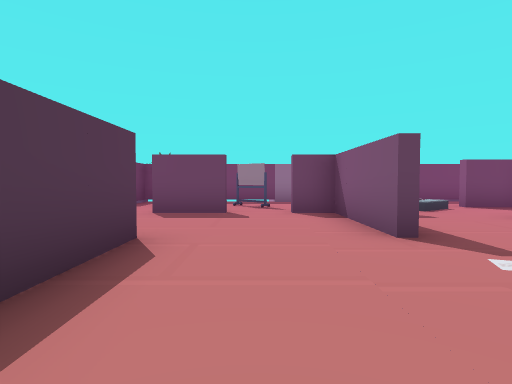
[1] (above)

20 first-person views from a walk through a Unity game level. The camera is 1.3 m above the floor, tilts 2° down and sees 80° across. Doors are open. The floor is counted in squares, 2 m on a side. Each view is taken from the middle of a square. On the plan, view 1 faces up. The plan holds only what a view shows up to about 10 squares ahead; the rest is blank. The place goes on beyond the plan. The player is left out. Some surface patterns are stand-ins.

[2]
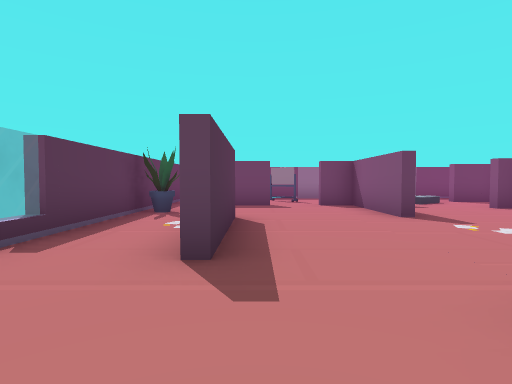

[3]
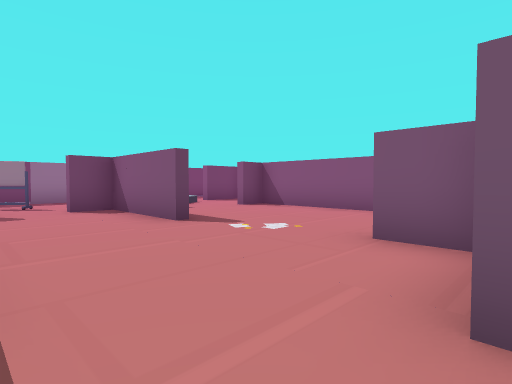

[4]
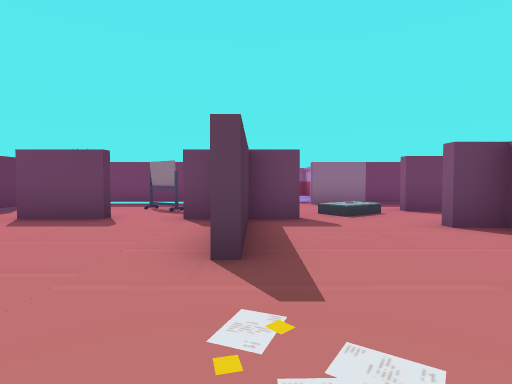

[5]
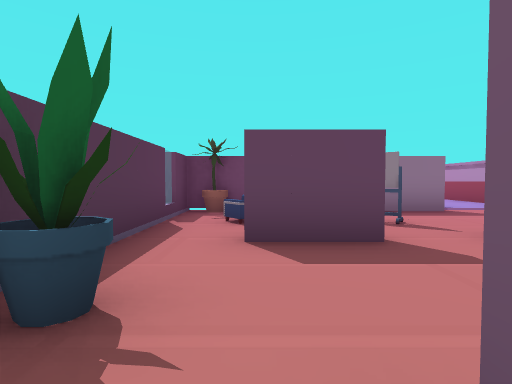

[6]
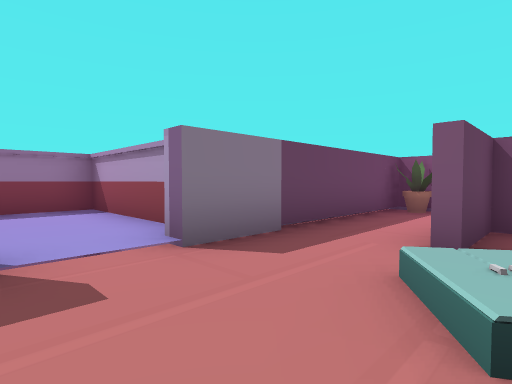

[7]
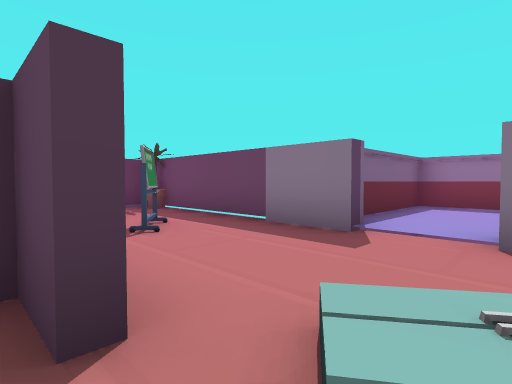

[8]
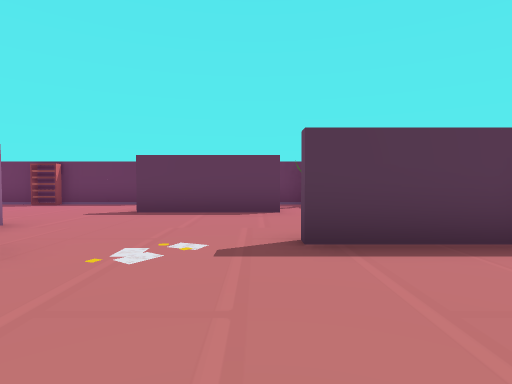

[9]
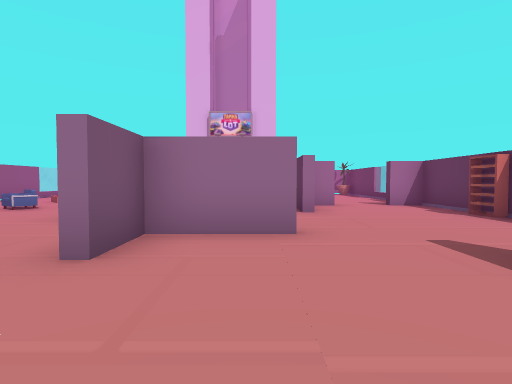

[10]
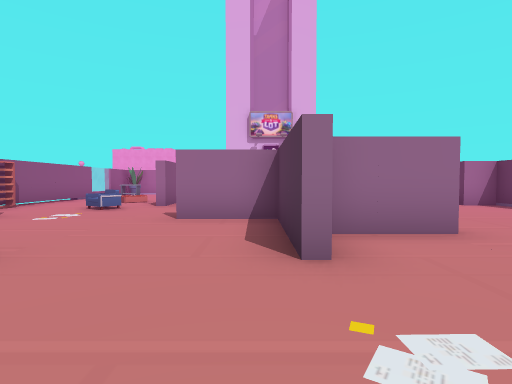

[11]
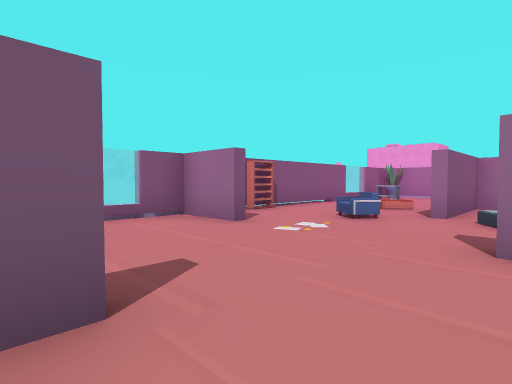

[12]
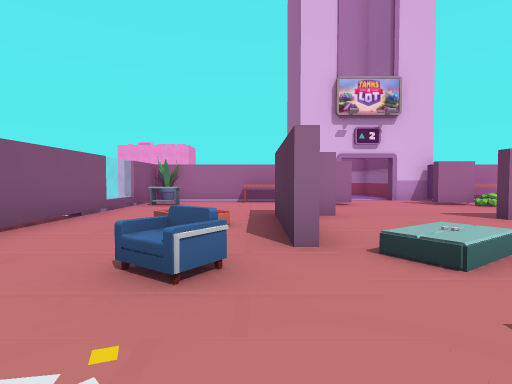

[13]
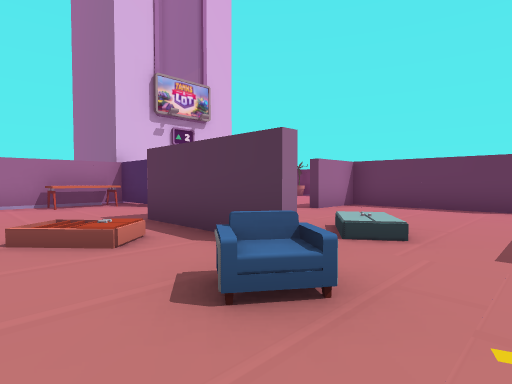

[14]
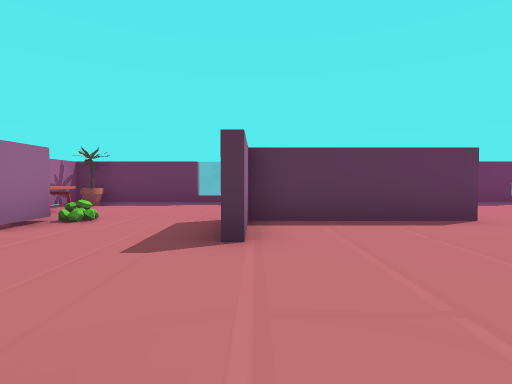

[15]
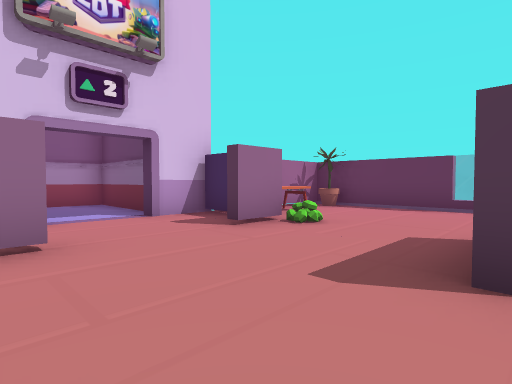

[16]
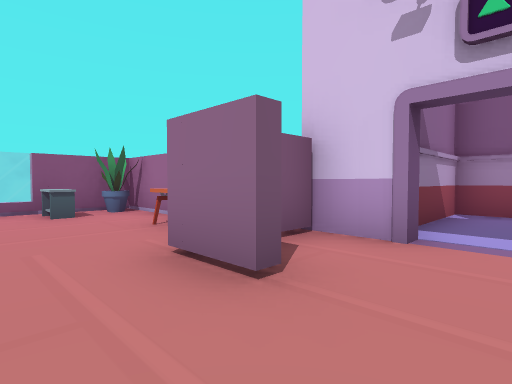

[17]
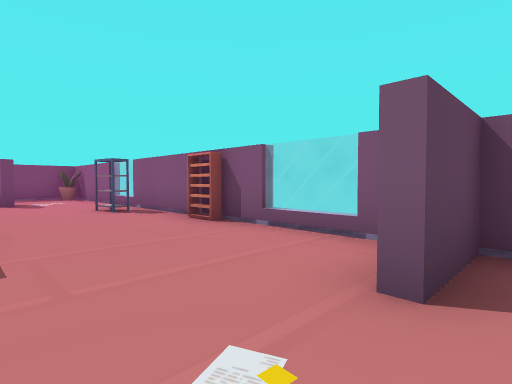

[18]
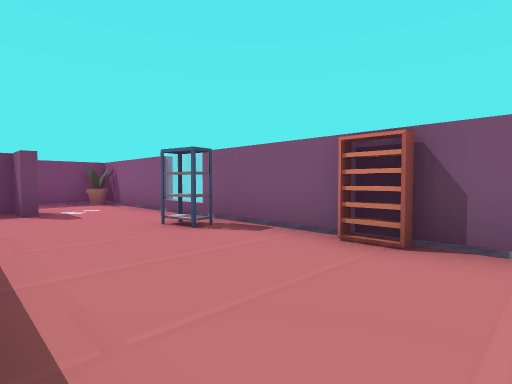

[19]
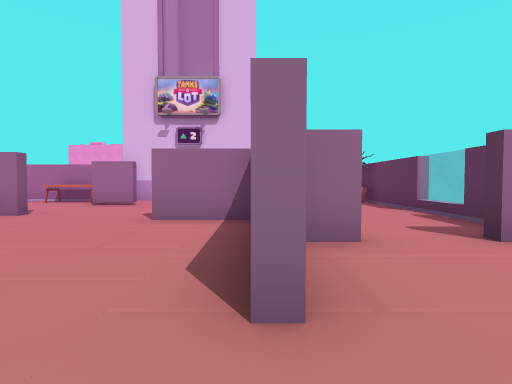

[20]
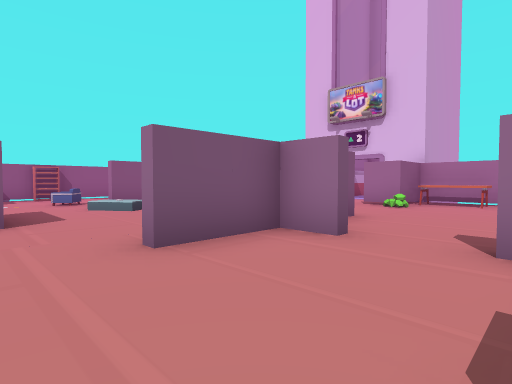

### Floor plan
Points are (right, up) in squares from view 1. A wall is a line through its corners. A room is listed if a view was taken in it or the views show most of it. See-through windows are left out.
Room 1 (views 1, 2, 3, 5, 19, 20)
walls: (-3.5, 0.1) (-3.5, -4.5); (-3.3, -2.4) (-3.3, -3.1); (-1.2, -5.3) (-0.2, -5.3) (-0.2, -3.4); (-3.5, -5.3) (-2.6, -5.3); (-0.5, 6.2) (-2.1, 6.2); (-3.5, 6.6) (-3.5, 1.6)
ways out: opening at (-1, 4.5) to room 2; opening at (0, 0) to room 2; opening at (-3, 6) to room 3; opening at (-2, -5) to room 5; opening at (0.5, -2.5) to room 5
objects: flowerpot (-3, 4)
Room 2 (views 4, 7, 8, 9, 10, 11)
walls: (1.6, 3.5) (1.6, 6.2) (0.8, 6.2); (5.5, 1.6) (5.5, 5.2) (4.8, 5.2); (2.9, 6.2) (1.9, 6.2) (1.9, 3.5); (-1.4, 3.5) (-1.4, 0.5); (0.4, -0.7) (2.4, -0.7) (2.4, 0.5); (6.9, 6.8) (6.9, 7.6) (5.2, 7.6)
ways out: opening at (-1, 4.5) to room 1; opening at (0, 0) to room 1; opening at (0, 6) to room 3; opening at (4.2, 6.8) to room 3; opening at (4.5, 0.5) to room 4; opening at (6, 6) to room 4
Room 3 (view 6)
walls: (2.1, 9.6) (-3.5, 9.6) (-3.5, 8.6); (-3.5, 8.1) (-3.5, 6.6); (7.6, 9.6) (3.6, 9.6)
ways out: opening at (-3, 6) to room 1; opening at (0, 6) to room 2; opening at (4.2, 6.8) to room 2; open door at (2.5, 10) to room 7; opening at (6.5, 9)
objects: flowerpot (-3, 9); chair (-2, 8); desk (0, 8)
Room 4 (views 12, 13, 17, 18)
walls: (7.6, -2.3) (9.3, -2.3); (5.5, 0.4) (5.5, 1.6); (9.3, -4) (9.3, -2.5) (7.8, -2.5); (9.3, 0.1) (9.3, 4.6); (5.6, -4.9) (5.6, -8); (9, -4.6) (9, -3.9); (9, 1) (9, 1.8); (2.6, -2.3) (4.4, -2.3); (2.8, 0.5) (2.8, -1.8); (9.3, -8.6) (9.3, -4.1); (9.3, 6.1) (9.3, 8.6); (3.2, -10.4) (4.5, -10.4) (4.5, -12) (8.5, -12)
ways out: opening at (4.5, 0.5) to room 2; opening at (6, 6) to room 2; opening at (4.5, -9.5) to room 5; opening at (5.5, -3.5) to room 5; gap at (6, -5) to room 5; opening at (8.5, 7.5); opening at (9, -11)
objects: other object (5, -11) to (6, -11); chair (6, -4); other object (8, -10) to (9, -10)
Room 5 (views 14, 15, 16)
walls: (0, -3.2) (0, -7.1) (1.8, -7.1); (4.4, -7.8) (5.5, -7.8) (5.5, -5); (-3.5, -6.6) (-3.5, -7.1); (-3.5, -8.5) (-3.5, -12) (0, -12) (0, -10.4) (1, -10.4)
ways out: opening at (-2, -5) to room 1; opening at (0.5, -2.5) to room 1; opening at (4.5, -9.5) to room 4; opening at (5.5, -3.5) to room 4; gap at (6, -5) to room 4; opening at (2.5, -11) to room 6; opening at (-4, -12)
objects: flowerpot (-3, -11); other object (-1, -11); gem (0, -10)
Room 6 (no view inside)
walls: (3.1, -12.8) (3.1, -12.4) (4.2, -12.4) (4.2, -11.6); (0.2, -11.5) (0.2, -12.4) (1.4, -12.4) (1.4, -12.8)
ways out: opening at (2.5, -11) to room 5; open door at (2.5, -13) to room 8
Room 7 (no view inside)
walls: (4.1, 10.8) (4.1, 13.8) (1.6, 13.8) (1.6, 10.9)
ways out: open door at (2.5, 10) to room 3
Room 8 (no view inside)
walls: (1, -13.4) (1, -16) (3.4, -16) (3.4, -13.8)
ways out: open door at (2.5, -13) to room 6

Positions as (right, up) in squares from view 1, and headings:
1: (0, 0), facing up
2: (-1, -2), facing up
3: (-1, -1), facing up-right
4: (2, 1), facing up
5: (-2, 3), facing up
6: (2, 7), facing up-right
7: (4, 6), facing up-left
8: (5, 3), facing left
9: (1, 3), facing down
10: (3, 3), facing down
11: (4, 1), facing down-right
12: (6, -2), facing down
13: (8, -3), facing down-left
14: (5, -7), facing left
15: (4, -7), facing down-left
16: (2, -9), facing down-right
17: (6, -3), facing up-right
18: (6, 0), facing up-right
19: (0, -2), facing down
20: (-3, -2), facing down-right
